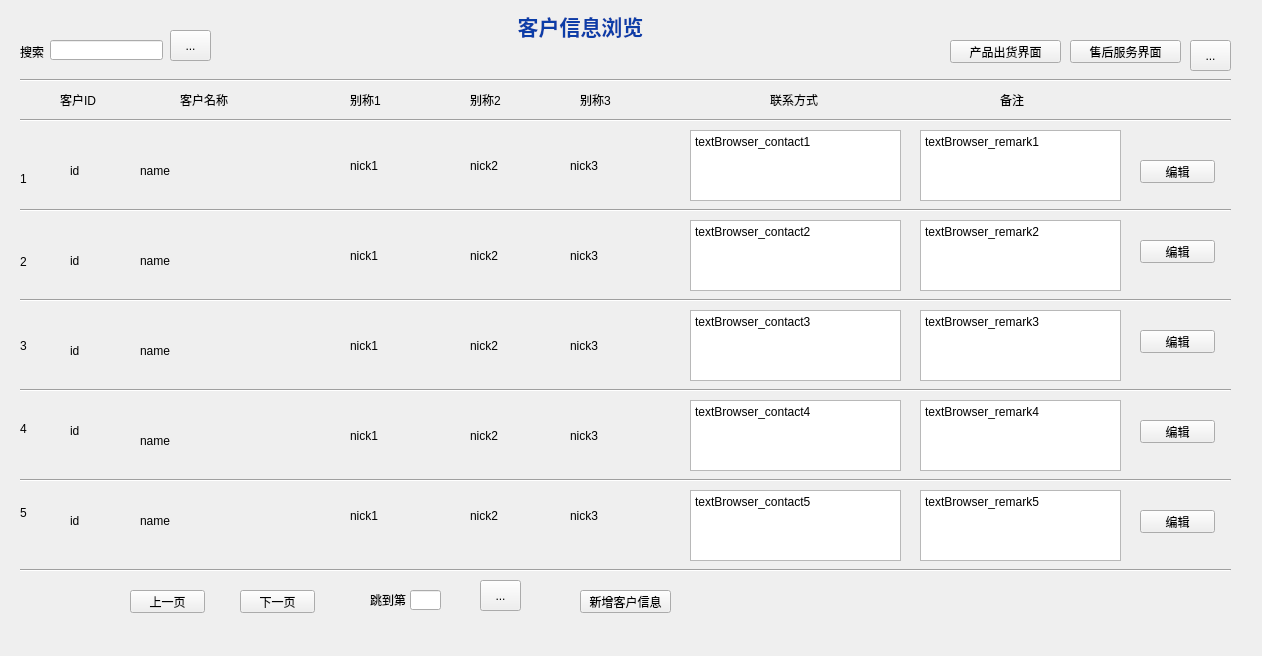
 <widget class="QWidget" name="Form">
  <property name="geometry">
   <rect>
    <x>0</x>
    <y>0</y>
    <width>1262</width>
    <height>656</height>
   </rect>
  </property>
  <property name="windowTitle">
   <string>Form</string>
  </property>
  <widget class="QLabel" name="label_nick1_3">
   <property name="geometry">
    <rect>
     <x>350</x>
     <y>330</y>
     <width>111</width>
     <height>31</height>
    </rect>
   </property>
   <property name="text">
    <string>nick1</string>
   </property>
  </widget>
  <widget class="QLabel" name="label_id2">
   <property name="geometry">
    <rect>
     <x>70</x>
     <y>250</y>
     <width>51</width>
     <height>21</height>
    </rect>
   </property>
   <property name="text">
    <string>id</string>
   </property>
  </widget>
  <widget class="QLabel" name="label_nick2_4">
   <property name="geometry">
    <rect>
     <x>470</x>
     <y>420</y>
     <width>91</width>
     <height>31</height>
    </rect>
   </property>
   <property name="text">
    <string>nick2</string>
   </property>
  </widget>
  <widget class="QLabel" name="label_13">
   <property name="geometry">
    <rect>
     <x>500</x>
     <y>10</y>
     <width>161</width>
     <height>31</height>
    </rect>
   </property>
   <property name="text">
    <string>&lt;html&gt;&lt;head/&gt;&lt;body&gt;&lt;p align=&quot;center&quot;&gt;&lt;span style=&quot; font-size:16pt; font-weight:600; color:#0b3da8;&quot;&gt;客户信息浏览&lt;/span&gt;&lt;/p&gt;&lt;/body&gt;&lt;/html&gt;</string>
   </property>
  </widget>
  <widget class="QLabel" name="label_nick2_3">
   <property name="geometry">
    <rect>
     <x>470</x>
     <y>330</y>
     <width>91</width>
     <height>31</height>
    </rect>
   </property>
   <property name="text">
    <string>nick2</string>
   </property>
  </widget>
  <widget class="QLabel" name="label_nick1_5">
   <property name="geometry">
    <rect>
     <x>350</x>
     <y>500</y>
     <width>111</width>
     <height>31</height>
    </rect>
   </property>
   <property name="text">
    <string>nick1</string>
   </property>
  </widget>
  <widget class="QTextBrowser" name="textBrowser_contact4">
   <property name="geometry">
    <rect>
     <x>690</x>
     <y>400</y>
     <width>211</width>
     <height>71</height>
    </rect>
   </property>
   <property name="frameShadow">
    <enum>QFrame::Plain</enum>
   </property>
   <property name="lineWidth">
    <number>0</number>
   </property>
   <property name="html">
    <string>&lt;!DOCTYPE HTML PUBLIC &quot;-//W3C//DTD HTML 4.0//EN&quot; &quot;http://www.w3.org/TR/REC-html40/strict.dtd&quot;&gt;
&lt;html&gt;&lt;head&gt;&lt;meta name=&quot;qrichtext&quot; content=&quot;1&quot; /&gt;&lt;style type=&quot;text/css&quot;&gt;
p, li { white-space: pre-wrap; }
&lt;/style&gt;&lt;/head&gt;&lt;body style=&quot; font-family:'SimSun'; font-size:9pt; font-weight:400; font-style:normal;&quot;&gt;
&lt;p style=&quot; margin-top:0px; margin-bottom:0px; margin-left:0px; margin-right:0px; -qt-block-indent:0; text-indent:0px;&quot;&gt;textBrowser_contact4&lt;/p&gt;&lt;/body&gt;&lt;/html&gt;</string>
   </property>
  </widget>
  <widget class="QLabel" name="label_id5">
   <property name="geometry">
    <rect>
     <x>70</x>
     <y>510</y>
     <width>51</width>
     <height>21</height>
    </rect>
   </property>
   <property name="text">
    <string>id</string>
   </property>
  </widget>
  <widget class="QLabel" name="label_nick3_1">
   <property name="geometry">
    <rect>
     <x>570</x>
     <y>150</y>
     <width>111</width>
     <height>31</height>
    </rect>
   </property>
   <property name="text">
    <string>nick3</string>
   </property>
  </widget>
  <widget class="QLabel" name="label_id1">
   <property name="geometry">
    <rect>
     <x>70</x>
     <y>160</y>
     <width>51</width>
     <height>21</height>
    </rect>
   </property>
   <property name="text">
    <string>id</string>
   </property>
  </widget>
  <widget class="QLabel" name="label_id3">
   <property name="geometry">
    <rect>
     <x>70</x>
     <y>340</y>
     <width>51</width>
     <height>21</height>
    </rect>
   </property>
   <property name="text">
    <string>id</string>
   </property>
  </widget>
  <widget class="QTextBrowser" name="textBrowser_contact3">
   <property name="geometry">
    <rect>
     <x>690</x>
     <y>310</y>
     <width>211</width>
     <height>71</height>
    </rect>
   </property>
   <property name="frameShadow">
    <enum>QFrame::Plain</enum>
   </property>
   <property name="lineWidth">
    <number>0</number>
   </property>
   <property name="html">
    <string>&lt;!DOCTYPE HTML PUBLIC &quot;-//W3C//DTD HTML 4.0//EN&quot; &quot;http://www.w3.org/TR/REC-html40/strict.dtd&quot;&gt;
&lt;html&gt;&lt;head&gt;&lt;meta name=&quot;qrichtext&quot; content=&quot;1&quot; /&gt;&lt;style type=&quot;text/css&quot;&gt;
p, li { white-space: pre-wrap; }
&lt;/style&gt;&lt;/head&gt;&lt;body style=&quot; font-family:'SimSun'; font-size:9pt; font-weight:400; font-style:normal;&quot;&gt;
&lt;p style=&quot; margin-top:0px; margin-bottom:0px; margin-left:0px; margin-right:0px; -qt-block-indent:0; text-indent:0px;&quot;&gt;textBrowser_contact3&lt;/p&gt;&lt;/body&gt;&lt;/html&gt;</string>
   </property>
  </widget>
  <widget class="QPushButton" name="pushButton_edit02">
   <property name="geometry">
    <rect>
     <x>1140</x>
     <y>240</y>
     <width>75</width>
     <height>23</height>
    </rect>
   </property>
   <property name="text">
    <string>编辑</string>
   </property>
  </widget>
  <widget class="QLineEdit" name="lineEdit_search">
   <property name="geometry">
    <rect>
     <x>50</x>
     <y>40</y>
     <width>113</width>
     <height>20</height>
    </rect>
   </property>
  </widget>
  <widget class="QLabel" name="label_name1">
   <property name="geometry">
    <rect>
     <x>140</x>
     <y>160</y>
     <width>191</width>
     <height>21</height>
    </rect>
   </property>
   <property name="text">
    <string>name</string>
   </property>
  </widget>
  <widget class="QLabel" name="label_nick2_5">
   <property name="geometry">
    <rect>
     <x>470</x>
     <y>500</y>
     <width>91</width>
     <height>31</height>
    </rect>
   </property>
   <property name="text">
    <string>nick2</string>
   </property>
  </widget>
  <widget class="QLabel" name="label_id4">
   <property name="geometry">
    <rect>
     <x>70</x>
     <y>420</y>
     <width>51</width>
     <height>21</height>
    </rect>
   </property>
   <property name="text">
    <string>id</string>
   </property>
  </widget>
  <widget class="QPushButton" name="pushButton_edit04">
   <property name="geometry">
    <rect>
     <x>1140</x>
     <y>420</y>
     <width>75</width>
     <height>23</height>
    </rect>
   </property>
   <property name="text">
    <string>编辑</string>
   </property>
  </widget>
  <widget class="QTextBrowser" name="textBrowser_contact1">
   <property name="geometry">
    <rect>
     <x>690</x>
     <y>130</y>
     <width>211</width>
     <height>71</height>
    </rect>
   </property>
   <property name="frameShadow">
    <enum>QFrame::Plain</enum>
   </property>
   <property name="lineWidth">
    <number>0</number>
   </property>
   <property name="html">
    <string>&lt;!DOCTYPE HTML PUBLIC &quot;-//W3C//DTD HTML 4.0//EN&quot; &quot;http://www.w3.org/TR/REC-html40/strict.dtd&quot;&gt;
&lt;html&gt;&lt;head&gt;&lt;meta name=&quot;qrichtext&quot; content=&quot;1&quot; /&gt;&lt;style type=&quot;text/css&quot;&gt;
p, li { white-space: pre-wrap; }
&lt;/style&gt;&lt;/head&gt;&lt;body style=&quot; font-family:'SimSun'; font-size:9pt; font-weight:400; font-style:normal;&quot;&gt;
&lt;p style=&quot; margin-top:0px; margin-bottom:0px; margin-left:0px; margin-right:0px; -qt-block-indent:0; text-indent:0px;&quot;&gt;textBrowser_contact1&lt;/p&gt;&lt;/body&gt;&lt;/html&gt;</string>
   </property>
  </widget>
  <widget class="QLabel" name="label_name4">
   <property name="geometry">
    <rect>
     <x>140</x>
     <y>430</y>
     <width>191</width>
     <height>21</height>
    </rect>
   </property>
   <property name="text">
    <string>name</string>
   </property>
  </widget>
  <widget class="Line" name="line_7">
   <property name="geometry">
    <rect>
     <x>20</x>
     <y>70</y>
     <width>1211</width>
     <height>20</height>
    </rect>
   </property>
   <property name="orientation">
    <enum>Qt::Horizontal</enum>
   </property>
  </widget>
  <widget class="Line" name="line_6">
   <property name="geometry">
    <rect>
     <x>20</x>
     <y>560</y>
     <width>1211</width>
     <height>20</height>
    </rect>
   </property>
   <property name="orientation">
    <enum>Qt::Horizontal</enum>
   </property>
  </widget>
  <widget class="QPushButton" name="pushButton_SwitchSevice">
   <property name="geometry">
    <rect>
     <x>1070</x>
     <y>40</y>
     <width>111</width>
     <height>23</height>
    </rect>
   </property>
   <property name="text">
    <string>售后服务界面</string>
   </property>
  </widget>
  <widget class="QWidget" name="verticalLayoutWidget">
   <property name="geometry">
    <rect>
     <x>20</x>
     <y>140</y>
     <width>38</width>
     <height>411</height>
    </rect>
   </property>
   <layout class="QVBoxLayout" name="verticalLayout">
    <item>
     <widget class="QLabel" name="label_order1">
      <property name="text">
       <string>1</string>
      </property>
     </widget>
    </item>
    <item>
     <widget class="QLabel" name="label_order2">
      <property name="text">
       <string>2</string>
      </property>
     </widget>
    </item>
    <item>
     <widget class="QLabel" name="label_order3">
      <property name="text">
       <string>3</string>
      </property>
     </widget>
    </item>
    <item>
     <widget class="QLabel" name="label_order4">
      <property name="text">
       <string>4</string>
      </property>
     </widget>
    </item>
    <item>
     <widget class="QLabel" name="label_order5">
      <property name="text">
       <string>5</string>
      </property>
     </widget>
    </item>
   </layout>
  </widget>
  <widget class="QLabel" name="label_nick1_4">
   <property name="geometry">
    <rect>
     <x>350</x>
     <y>420</y>
     <width>111</width>
     <height>31</height>
    </rect>
   </property>
   <property name="text">
    <string>nick1</string>
   </property>
  </widget>
  <widget class="QLabel" name="label_nick3_2">
   <property name="geometry">
    <rect>
     <x>570</x>
     <y>240</y>
     <width>111</width>
     <height>31</height>
    </rect>
   </property>
   <property name="text">
    <string>nick3</string>
   </property>
  </widget>
  <widget class="QPushButton" name="pushButton_edit01">
   <property name="geometry">
    <rect>
     <x>1140</x>
     <y>160</y>
     <width>75</width>
     <height>23</height>
    </rect>
   </property>
   <property name="text">
    <string>编辑</string>
   </property>
  </widget>
  <widget class="QLabel" name="label_6">
   <property name="geometry">
    <rect>
     <x>770</x>
     <y>80</y>
     <width>71</width>
     <height>39</height>
    </rect>
   </property>
   <property name="text">
    <string>联系方式</string>
   </property>
  </widget>
  <widget class="QTextBrowser" name="textBrowser_contact2">
   <property name="geometry">
    <rect>
     <x>690</x>
     <y>220</y>
     <width>211</width>
     <height>71</height>
    </rect>
   </property>
   <property name="frameShadow">
    <enum>QFrame::Plain</enum>
   </property>
   <property name="lineWidth">
    <number>0</number>
   </property>
   <property name="html">
    <string>&lt;!DOCTYPE HTML PUBLIC &quot;-//W3C//DTD HTML 4.0//EN&quot; &quot;http://www.w3.org/TR/REC-html40/strict.dtd&quot;&gt;
&lt;html&gt;&lt;head&gt;&lt;meta name=&quot;qrichtext&quot; content=&quot;1&quot; /&gt;&lt;style type=&quot;text/css&quot;&gt;
p, li { white-space: pre-wrap; }
&lt;/style&gt;&lt;/head&gt;&lt;body style=&quot; font-family:'SimSun'; font-size:9pt; font-weight:400; font-style:normal;&quot;&gt;
&lt;p style=&quot; margin-top:0px; margin-bottom:0px; margin-left:0px; margin-right:0px; -qt-block-indent:0; text-indent:0px;&quot;&gt;textBrowser_contact2&lt;/p&gt;&lt;/body&gt;&lt;/html&gt;</string>
   </property>
  </widget>
  <widget class="Line" name="line_2">
   <property name="geometry">
    <rect>
     <x>20</x>
     <y>200</y>
     <width>1211</width>
     <height>20</height>
    </rect>
   </property>
   <property name="orientation">
    <enum>Qt::Horizontal</enum>
   </property>
  </widget>
  <widget class="Line" name="line_4">
   <property name="geometry">
    <rect>
     <x>20</x>
     <y>380</y>
     <width>1211</width>
     <height>20</height>
    </rect>
   </property>
   <property name="orientation">
    <enum>Qt::Horizontal</enum>
   </property>
  </widget>
  <widget class="QLabel" name="label_4">
   <property name="geometry">
    <rect>
     <x>470</x>
     <y>80</y>
     <width>61</width>
     <height>39</height>
    </rect>
   </property>
   <property name="text">
    <string>别称2</string>
   </property>
  </widget>
  <widget class="QLabel" name="label_nick1_2">
   <property name="geometry">
    <rect>
     <x>350</x>
     <y>240</y>
     <width>111</width>
     <height>31</height>
    </rect>
   </property>
   <property name="text">
    <string>nick1</string>
   </property>
  </widget>
  <widget class="QTextBrowser" name="textBrowser_remark4">
   <property name="geometry">
    <rect>
     <x>920</x>
     <y>400</y>
     <width>201</width>
     <height>71</height>
    </rect>
   </property>
   <property name="frameShadow">
    <enum>QFrame::Plain</enum>
   </property>
   <property name="lineWidth">
    <number>0</number>
   </property>
   <property name="html">
    <string>&lt;!DOCTYPE HTML PUBLIC &quot;-//W3C//DTD HTML 4.0//EN&quot; &quot;http://www.w3.org/TR/REC-html40/strict.dtd&quot;&gt;
&lt;html&gt;&lt;head&gt;&lt;meta name=&quot;qrichtext&quot; content=&quot;1&quot; /&gt;&lt;style type=&quot;text/css&quot;&gt;
p, li { white-space: pre-wrap; }
&lt;/style&gt;&lt;/head&gt;&lt;body style=&quot; font-family:'SimSun'; font-size:9pt; font-weight:400; font-style:normal;&quot;&gt;
&lt;p style=&quot; margin-top:0px; margin-bottom:0px; margin-left:0px; margin-right:0px; -qt-block-indent:0; text-indent:0px;&quot;&gt;textBrowser_remark4&lt;/p&gt;&lt;/body&gt;&lt;/html&gt;</string>
   </property>
  </widget>
  <widget class="QLabel" name="label_nick1_1">
   <property name="geometry">
    <rect>
     <x>350</x>
     <y>150</y>
     <width>111</width>
     <height>31</height>
    </rect>
   </property>
   <property name="text">
    <string>nick1</string>
   </property>
  </widget>
  <widget class="Line" name="line">
   <property name="geometry">
    <rect>
     <x>20</x>
     <y>110</y>
     <width>1211</width>
     <height>20</height>
    </rect>
   </property>
   <property name="orientation">
    <enum>Qt::Horizontal</enum>
   </property>
  </widget>
  <widget class="QPushButton" name="pushButton_SwitchShipment">
   <property name="geometry">
    <rect>
     <x>950</x>
     <y>40</y>
     <width>111</width>
     <height>23</height>
    </rect>
   </property>
   <property name="text">
    <string>产品出货界面</string>
   </property>
  </widget>
  <widget class="QLabel" name="label_nick2_2">
   <property name="geometry">
    <rect>
     <x>470</x>
     <y>240</y>
     <width>91</width>
     <height>31</height>
    </rect>
   </property>
   <property name="text">
    <string>nick2</string>
   </property>
  </widget>
  <widget class="QLabel" name="label_8">
   <property name="geometry">
    <rect>
     <x>20</x>
     <y>42</y>
     <width>31</width>
     <height>20</height>
    </rect>
   </property>
   <property name="text">
    <string>搜索</string>
   </property>
  </widget>
  <widget class="QLabel" name="label_5">
   <property name="geometry">
    <rect>
     <x>580</x>
     <y>80</y>
     <width>61</width>
     <height>39</height>
    </rect>
   </property>
   <property name="text">
    <string>别称3</string>
   </property>
  </widget>
  <widget class="QPushButton" name="pushButton_edit05">
   <property name="geometry">
    <rect>
     <x>1140</x>
     <y>510</y>
     <width>75</width>
     <height>23</height>
    </rect>
   </property>
   <property name="text">
    <string>编辑</string>
   </property>
  </widget>
  <widget class="QTextBrowser" name="textBrowser_remark1">
   <property name="geometry">
    <rect>
     <x>920</x>
     <y>130</y>
     <width>201</width>
     <height>71</height>
    </rect>
   </property>
   <property name="frameShadow">
    <enum>QFrame::Plain</enum>
   </property>
   <property name="lineWidth">
    <number>0</number>
   </property>
   <property name="html">
    <string>&lt;!DOCTYPE HTML PUBLIC &quot;-//W3C//DTD HTML 4.0//EN&quot; &quot;http://www.w3.org/TR/REC-html40/strict.dtd&quot;&gt;
&lt;html&gt;&lt;head&gt;&lt;meta name=&quot;qrichtext&quot; content=&quot;1&quot; /&gt;&lt;style type=&quot;text/css&quot;&gt;
p, li { white-space: pre-wrap; }
&lt;/style&gt;&lt;/head&gt;&lt;body style=&quot; font-family:'SimSun'; font-size:9pt; font-weight:400; font-style:normal;&quot;&gt;
&lt;p style=&quot; margin-top:0px; margin-bottom:0px; margin-left:0px; margin-right:0px; -qt-block-indent:0; text-indent:0px;&quot;&gt;textBrowser_remark1&lt;/p&gt;&lt;/body&gt;&lt;/html&gt;</string>
   </property>
  </widget>
  <widget class="QTextBrowser" name="textBrowser_contact5">
   <property name="geometry">
    <rect>
     <x>690</x>
     <y>490</y>
     <width>211</width>
     <height>71</height>
    </rect>
   </property>
   <property name="frameShadow">
    <enum>QFrame::Plain</enum>
   </property>
   <property name="lineWidth">
    <number>0</number>
   </property>
   <property name="html">
    <string>&lt;!DOCTYPE HTML PUBLIC &quot;-//W3C//DTD HTML 4.0//EN&quot; &quot;http://www.w3.org/TR/REC-html40/strict.dtd&quot;&gt;
&lt;html&gt;&lt;head&gt;&lt;meta name=&quot;qrichtext&quot; content=&quot;1&quot; /&gt;&lt;style type=&quot;text/css&quot;&gt;
p, li { white-space: pre-wrap; }
&lt;/style&gt;&lt;/head&gt;&lt;body style=&quot; font-family:'SimSun'; font-size:9pt; font-weight:400; font-style:normal;&quot;&gt;
&lt;p style=&quot; margin-top:0px; margin-bottom:0px; margin-left:0px; margin-right:0px; -qt-block-indent:0; text-indent:0px;&quot;&gt;textBrowser_contact5&lt;/p&gt;&lt;/body&gt;&lt;/html&gt;</string>
   </property>
  </widget>
  <widget class="QLabel" name="label_2">
   <property name="geometry">
    <rect>
     <x>180</x>
     <y>80</y>
     <width>121</width>
     <height>39</height>
    </rect>
   </property>
   <property name="text">
    <string>客户名称</string>
   </property>
  </widget>
  <widget class="QToolButton" name="toolButton_connect">
   <property name="geometry">
    <rect>
     <x>1190</x>
     <y>40</y>
     <width>41</width>
     <height>31</height>
    </rect>
   </property>
   <property name="text">
    <string>...</string>
   </property>
  </widget>
  <widget class="QLabel" name="label_name3">
   <property name="geometry">
    <rect>
     <x>140</x>
     <y>340</y>
     <width>191</width>
     <height>21</height>
    </rect>
   </property>
   <property name="text">
    <string>name</string>
   </property>
  </widget>
  <widget class="QLabel" name="label_7">
   <property name="geometry">
    <rect>
     <x>1000</x>
     <y>80</y>
     <width>51</width>
     <height>39</height>
    </rect>
   </property>
   <property name="text">
    <string>备注</string>
   </property>
  </widget>
  <widget class="QTextBrowser" name="textBrowser_remark3">
   <property name="geometry">
    <rect>
     <x>920</x>
     <y>310</y>
     <width>201</width>
     <height>71</height>
    </rect>
   </property>
   <property name="frameShadow">
    <enum>QFrame::Plain</enum>
   </property>
   <property name="lineWidth">
    <number>0</number>
   </property>
   <property name="html">
    <string>&lt;!DOCTYPE HTML PUBLIC &quot;-//W3C//DTD HTML 4.0//EN&quot; &quot;http://www.w3.org/TR/REC-html40/strict.dtd&quot;&gt;
&lt;html&gt;&lt;head&gt;&lt;meta name=&quot;qrichtext&quot; content=&quot;1&quot; /&gt;&lt;style type=&quot;text/css&quot;&gt;
p, li { white-space: pre-wrap; }
&lt;/style&gt;&lt;/head&gt;&lt;body style=&quot; font-family:'SimSun'; font-size:9pt; font-weight:400; font-style:normal;&quot;&gt;
&lt;p style=&quot; margin-top:0px; margin-bottom:0px; margin-left:0px; margin-right:0px; -qt-block-indent:0; text-indent:0px;&quot;&gt;textBrowser_remark3&lt;/p&gt;&lt;/body&gt;&lt;/html&gt;</string>
   </property>
  </widget>
  <widget class="QLabel" name="label_3">
   <property name="geometry">
    <rect>
     <x>350</x>
     <y>80</y>
     <width>61</width>
     <height>39</height>
    </rect>
   </property>
   <property name="text">
    <string>别称1</string>
   </property>
  </widget>
  <widget class="QLabel" name="label_name2">
   <property name="geometry">
    <rect>
     <x>140</x>
     <y>250</y>
     <width>191</width>
     <height>21</height>
    </rect>
   </property>
   <property name="text">
    <string>name</string>
   </property>
  </widget>
  <widget class="QToolButton" name="toolButton_search">
   <property name="geometry">
    <rect>
     <x>170</x>
     <y>30</y>
     <width>41</width>
     <height>31</height>
    </rect>
   </property>
   <property name="text">
    <string>...</string>
   </property>
  </widget>
  <widget class="Line" name="line_3">
   <property name="geometry">
    <rect>
     <x>20</x>
     <y>290</y>
     <width>1211</width>
     <height>20</height>
    </rect>
   </property>
   <property name="orientation">
    <enum>Qt::Horizontal</enum>
   </property>
  </widget>
  <widget class="QPushButton" name="pushButton_previous">
   <property name="geometry">
    <rect>
     <x>130</x>
     <y>590</y>
     <width>75</width>
     <height>23</height>
    </rect>
   </property>
   <property name="text">
    <string>上一页</string>
   </property>
  </widget>
  <widget class="Line" name="line_5">
   <property name="geometry">
    <rect>
     <x>20</x>
     <y>470</y>
     <width>1211</width>
     <height>20</height>
    </rect>
   </property>
   <property name="orientation">
    <enum>Qt::Horizontal</enum>
   </property>
  </widget>
  <widget class="QLabel" name="label_name5">
   <property name="geometry">
    <rect>
     <x>140</x>
     <y>510</y>
     <width>191</width>
     <height>21</height>
    </rect>
   </property>
   <property name="text">
    <string>name</string>
   </property>
  </widget>
  <widget class="QTextBrowser" name="textBrowser_remark5">
   <property name="geometry">
    <rect>
     <x>920</x>
     <y>490</y>
     <width>201</width>
     <height>71</height>
    </rect>
   </property>
   <property name="frameShadow">
    <enum>QFrame::Plain</enum>
   </property>
   <property name="lineWidth">
    <number>0</number>
   </property>
   <property name="html">
    <string>&lt;!DOCTYPE HTML PUBLIC &quot;-//W3C//DTD HTML 4.0//EN&quot; &quot;http://www.w3.org/TR/REC-html40/strict.dtd&quot;&gt;
&lt;html&gt;&lt;head&gt;&lt;meta name=&quot;qrichtext&quot; content=&quot;1&quot; /&gt;&lt;style type=&quot;text/css&quot;&gt;
p, li { white-space: pre-wrap; }
&lt;/style&gt;&lt;/head&gt;&lt;body style=&quot; font-family:'SimSun'; font-size:9pt; font-weight:400; font-style:normal;&quot;&gt;
&lt;p style=&quot; margin-top:0px; margin-bottom:0px; margin-left:0px; margin-right:0px; -qt-block-indent:0; text-indent:0px;&quot;&gt;textBrowser_remark5&lt;/p&gt;&lt;/body&gt;&lt;/html&gt;</string>
   </property>
  </widget>
  <widget class="QLabel" name="label_nick2_1">
   <property name="geometry">
    <rect>
     <x>470</x>
     <y>150</y>
     <width>91</width>
     <height>31</height>
    </rect>
   </property>
   <property name="text">
    <string>nick2</string>
   </property>
  </widget>
  <widget class="QLabel" name="label_nick3_5">
   <property name="geometry">
    <rect>
     <x>570</x>
     <y>500</y>
     <width>111</width>
     <height>31</height>
    </rect>
   </property>
   <property name="text">
    <string>nick3</string>
   </property>
  </widget>
  <widget class="QPushButton" name="pushButton_edit03">
   <property name="geometry">
    <rect>
     <x>1140</x>
     <y>330</y>
     <width>75</width>
     <height>23</height>
    </rect>
   </property>
   <property name="text">
    <string>编辑</string>
   </property>
  </widget>
  <widget class="QLabel" name="label">
   <property name="geometry">
    <rect>
     <x>60</x>
     <y>80</y>
     <width>61</width>
     <height>39</height>
    </rect>
   </property>
   <property name="text">
    <string>客户ID</string>
   </property>
  </widget>
  <widget class="QLabel" name="label_nick3_4">
   <property name="geometry">
    <rect>
     <x>570</x>
     <y>420</y>
     <width>111</width>
     <height>31</height>
    </rect>
   </property>
   <property name="text">
    <string>nick3</string>
   </property>
  </widget>
  <widget class="QLabel" name="label_nick3_3">
   <property name="geometry">
    <rect>
     <x>570</x>
     <y>330</y>
     <width>111</width>
     <height>31</height>
    </rect>
   </property>
   <property name="text">
    <string>nick3</string>
   </property>
  </widget>
  <widget class="QTextBrowser" name="textBrowser_remark2">
   <property name="geometry">
    <rect>
     <x>920</x>
     <y>220</y>
     <width>201</width>
     <height>71</height>
    </rect>
   </property>
   <property name="frameShadow">
    <enum>QFrame::Plain</enum>
   </property>
   <property name="lineWidth">
    <number>0</number>
   </property>
   <property name="html">
    <string>&lt;!DOCTYPE HTML PUBLIC &quot;-//W3C//DTD HTML 4.0//EN&quot; &quot;http://www.w3.org/TR/REC-html40/strict.dtd&quot;&gt;
&lt;html&gt;&lt;head&gt;&lt;meta name=&quot;qrichtext&quot; content=&quot;1&quot; /&gt;&lt;style type=&quot;text/css&quot;&gt;
p, li { white-space: pre-wrap; }
&lt;/style&gt;&lt;/head&gt;&lt;body style=&quot; font-family:'SimSun'; font-size:9pt; font-weight:400; font-style:normal;&quot;&gt;
&lt;p style=&quot; margin-top:0px; margin-bottom:0px; margin-left:0px; margin-right:0px; -qt-block-indent:0; text-indent:0px;&quot;&gt;textBrowser_remark2&lt;/p&gt;&lt;/body&gt;&lt;/html&gt;</string>
   </property>
  </widget>
  <widget class="QPushButton" name="pushButton_next">
   <property name="geometry">
    <rect>
     <x>240</x>
     <y>590</y>
     <width>75</width>
     <height>23</height>
    </rect>
   </property>
   <property name="text">
    <string>下一页</string>
   </property>
  </widget>
  <widget class="QPushButton" name="pushButton_next_2">
   <property name="geometry">
    <rect>
     <x>580</x>
     <y>590</y>
     <width>91</width>
     <height>23</height>
    </rect>
   </property>
   <property name="text">
    <string>新增客户信息</string>
   </property>
  </widget>
  <widget class="QLineEdit" name="lineEdit_search_2">
   <property name="geometry">
    <rect>
     <x>410</x>
     <y>590</y>
     <width>31</width>
     <height>20</height>
    </rect>
   </property>
  </widget>
  <widget class="QToolButton" name="toolButton_search_2">
   <property name="geometry">
    <rect>
     <x>480</x>
     <y>580</y>
     <width>41</width>
     <height>31</height>
    </rect>
   </property>
   <property name="text">
    <string>...</string>
   </property>
  </widget>
  <widget class="QLabel" name="label_9">
   <property name="geometry">
    <rect>
     <x>370</x>
     <y>580</y>
     <width>101</width>
     <height>39</height>
    </rect>
   </property>
   <property name="text">
    <string>跳到第       页</string>
   </property>
  </widget>
  <zorder>label_nick1_3</zorder>
  <zorder>label_id2</zorder>
  <zorder>label_nick2_4</zorder>
  <zorder>label_13</zorder>
  <zorder>label_nick2_3</zorder>
  <zorder>label_nick1_5</zorder>
  <zorder>textBrowser_contact4</zorder>
  <zorder>label_id5</zorder>
  <zorder>label_nick3_1</zorder>
  <zorder>label_id1</zorder>
  <zorder>label_id3</zorder>
  <zorder>textBrowser_contact3</zorder>
  <zorder>pushButton_edit02</zorder>
  <zorder>lineEdit_search</zorder>
  <zorder>label_name1</zorder>
  <zorder>label_nick2_5</zorder>
  <zorder>label_id4</zorder>
  <zorder>pushButton_edit04</zorder>
  <zorder>textBrowser_contact1</zorder>
  <zorder>label_name4</zorder>
  <zorder>line_7</zorder>
  <zorder>line_6</zorder>
  <zorder>pushButton_SwitchSevice</zorder>
  <zorder>verticalLayoutWidget</zorder>
  <zorder>label_nick1_4</zorder>
  <zorder>label_nick3_2</zorder>
  <zorder>pushButton_edit01</zorder>
  <zorder>label_6</zorder>
  <zorder>textBrowser_contact2</zorder>
  <zorder>line_2</zorder>
  <zorder>line_4</zorder>
  <zorder>label_4</zorder>
  <zorder>label_nick1_2</zorder>
  <zorder>textBrowser_remark4</zorder>
  <zorder>label_nick1_1</zorder>
  <zorder>line</zorder>
  <zorder>pushButton_SwitchShipment</zorder>
  <zorder>label_nick2_2</zorder>
  <zorder>label_8</zorder>
  <zorder>label_5</zorder>
  <zorder>pushButton_edit05</zorder>
  <zorder>textBrowser_remark1</zorder>
  <zorder>textBrowser_contact5</zorder>
  <zorder>label_2</zorder>
  <zorder>toolButton_connect</zorder>
  <zorder>label_name3</zorder>
  <zorder>label_7</zorder>
  <zorder>textBrowser_remark3</zorder>
  <zorder>label_3</zorder>
  <zorder>label_name2</zorder>
  <zorder>toolButton_search</zorder>
  <zorder>line_3</zorder>
  <zorder>pushButton_previous</zorder>
  <zorder>line_5</zorder>
  <zorder>label_name5</zorder>
  <zorder>textBrowser_remark5</zorder>
  <zorder>label_nick2_1</zorder>
  <zorder>label_nick3_5</zorder>
  <zorder>pushButton_edit03</zorder>
  <zorder>label</zorder>
  <zorder>label_nick3_4</zorder>
  <zorder>label_nick3_3</zorder>
  <zorder>textBrowser_remark2</zorder>
  <zorder>pushButton_next</zorder>
  <zorder>pushButton_next_2</zorder>
  <zorder>toolButton_search_2</zorder>
  <zorder>label_9</zorder>
  <zorder>lineEdit_search_2</zorder>
 </widget>
